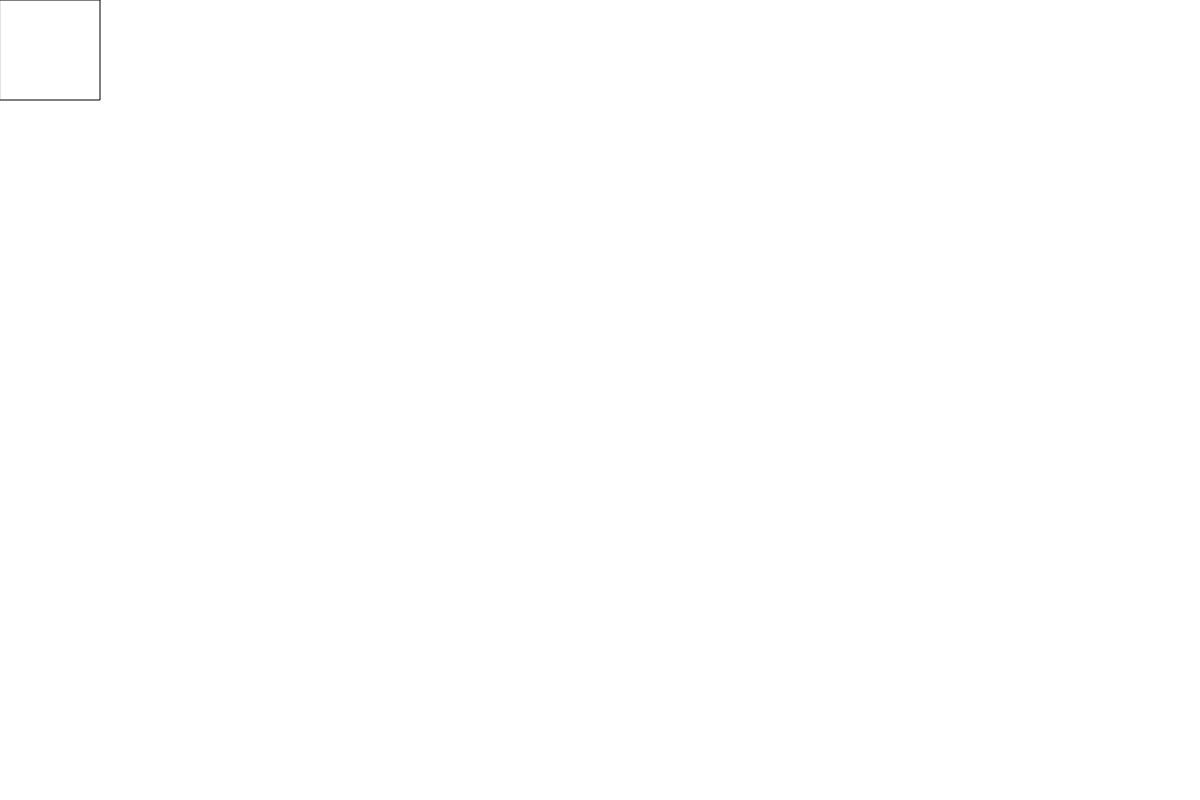
Frame 1 (no input)
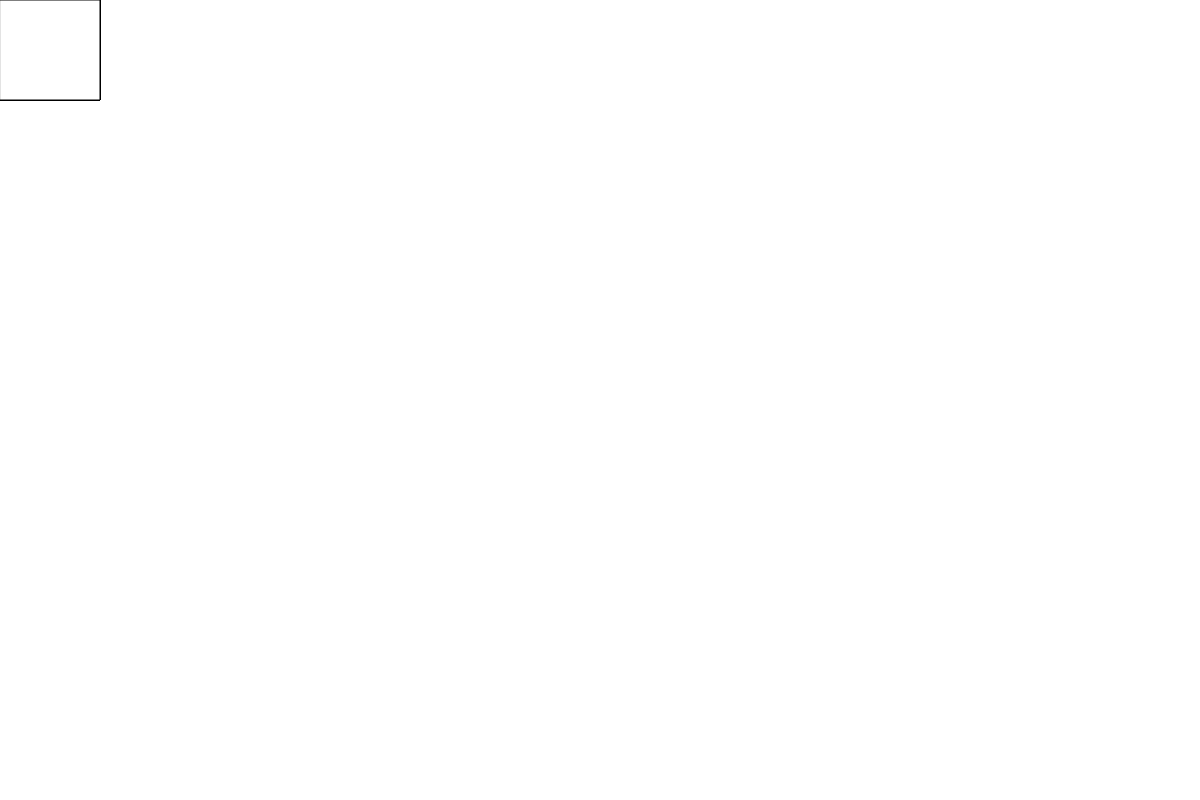
Frame 60 (no input)
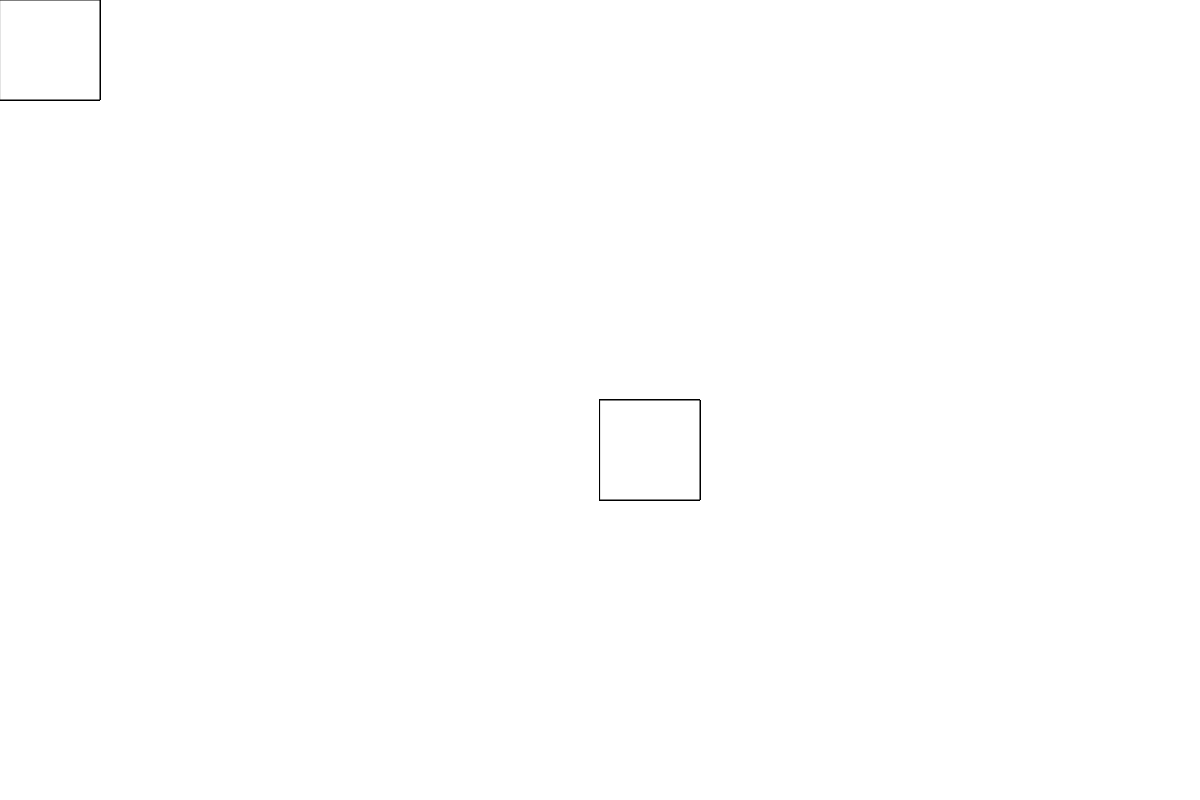
Frame 120 (the mouse pressed at the canvas centre since frame 60)

The p5.js sketch that drew these frames (run headless with seeded random() and noise() and a simulated clock; from frame 60 on, the mouse is pressed at the canvas centre):

// p5.js sketch
// ── sketch.js
function setup(){
    createCanvas(1200,800);
}

function draw(){
  
 rect(mouseX,mouseY,100,100);
 //background();

}
